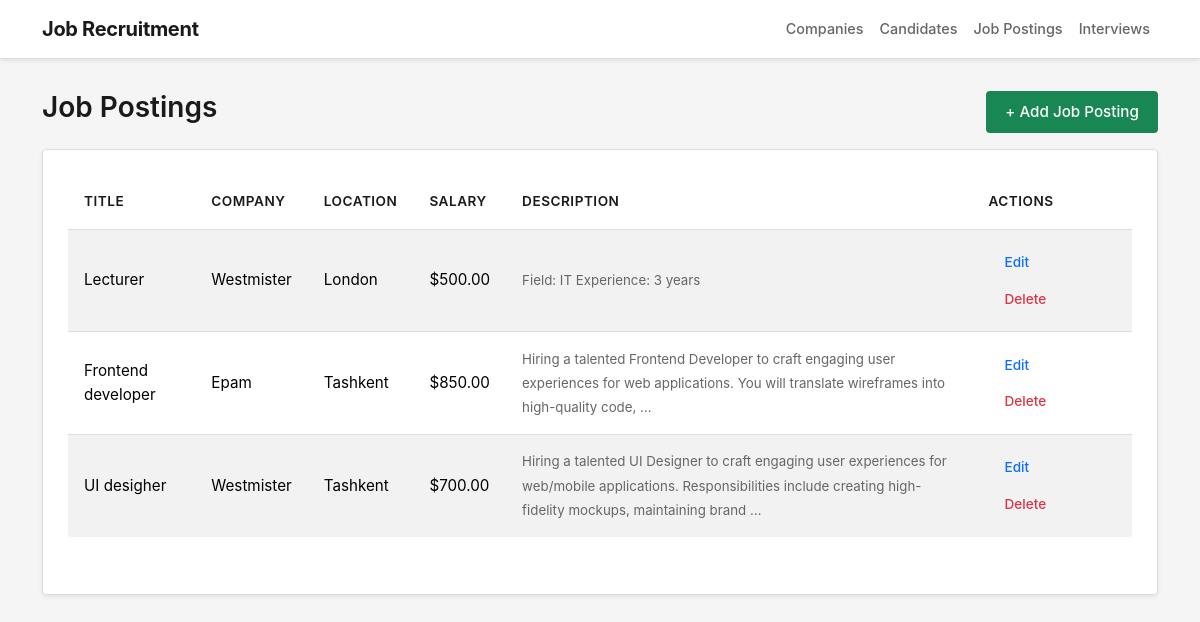
Screenshot of /job-postings/ (signed in) with the database file from the repository.
### jobRecruitment/models.py (models this page shows, shortened)
class JobPosting(models.Model):
    title = models.CharField(max_length=100)
    description = models.TextField()
    company = models.ForeignKey(Company, on_delete=models.CASCADE)
    salary = models.DecimalField(max_digits=10, decimal_places=2)
    location = models.CharField(max_length=100)
    posted_date = models.DateTimeField(auto_now_add=True)

class Company(models.Model):
    name = models.CharField(max_length=100)
    location = models.CharField(max_length=100)
    industry = models.CharField(max_length=100)
    email = models.EmailField(unique=True)
    user = models.OneToOneField(
        User,
        on_delete=models.CASCADE,
        null=True,
        blank=True,
        related_name="company_profile"
    )

### jobRecruitment/views.py (the view)
# urls.py: path('job-postings/', views.job_postings_list, name='job_postings'),
@login_required
def job_postings_list(request):
    user = request.user
    if hasattr(user, 'company_profile'):
        job_postings = JobPosting.objects.filter(company=user.company_profile).order_by('-posted_date')
    else:
        job_postings = JobPosting.objects.all().order_by('-posted_date')
    return render(request, 'job_posting/job_postings.html', {'job_postings': job_postings})

### jobRecruitment/templates/job_posting/job_postings.html (shortened to what this page needs)
{% extends "base.html" %}
{% block content %}
  <div class="d-flex justify-content-between align-items-center mb-3">
    <h1 class="h3">Job Postings</h1>
    <a href="{% url 'create_job_posting' %}" class="btn btn-success">+ Add Job Posting</a>
  </div>
  <div class="card shadow-sm">
    <div class="card-body">
      <div class="table-responsive">
        <table class="table table-striped align-middle">
          <thead>
            <tr>
              <th>Title</th>
              <th>Company</th>
              <th>Location</th>
              <th>Salary</th>
              <th>Description</th>
              <th style="width:160px;">Actions</th>
            </tr>
          </thead>
          <tbody>
            {% for job in job_postings %}
              <tr>
                <td>{{ job.title }}</td>
                <td>{{ job.company.name }}</td>
                <td>{{ job.location }}</td>
                <td>${{ job.salary }}</td>
                <td><small class="text-muted">{{ job.description|truncatewords:20 }}</small></td>
                <td>
                  <a href="{% url 'update_job_posting' job.id %}" class="btn btn-sm btn-outline-primary">Edit</a>
                  <a href="{% url 'delete_job_posting' job.id %}" class="btn btn-sm btn-outline-danger">Delete</a>
                </td>
              </tr>
            {% empty %}
              <tr><td colspan="6" class="text-center text-muted">No job postings found.</td></tr>
            {% endfor %}
          </tbody>
        </table>
      </div>
    </div>
  </div>
{% endblock %}

### static/css/app.css (style rules this page uses)
:root { --primary: #1a1a1a; --secondary: #666; --light: #f5f5f5; --border: #ddd; --white: #fff; --danger: #dc3545; --success: #198754; --warning: #ffc107; --info: #0dcaf0; }
* { margin: 0; padding: 0; box-sizing: border-box; }
html, body { height: 100%; }
body { font-family: -apple-system, BlinkMacSystemFont, 'Segoe UI', 'Roboto', 'Oxygen', sans-serif; background-color: var(--light); color: var(--primary); line-height: 1.6; }
.btn { border-radius: 4px; font-weight: 500; font-size: 0.95rem; padding: 0.6rem 1.2rem; transition: all 0.2s ease; border: none; }
.btn-success { background-color: var(--success); color: var(--white); }
.btn-sm { padding: 0.5rem 1rem; font-size: 0.85rem; }
.card { border: 1px solid var(--border); border-radius: 4px; box-shadow: 0 2px 4px rgba(0, 0, 0, 0.05); transition: all 0.2s ease; background-color: var(--white); }
.card-body { padding: 1.5rem; }
.table { background-color: var(--white); border-collapse: collapse; border: 1px solid var(--border); border-radius: 4px; overflow: hidden; margin-bottom: 2rem; }
.table thead { background-color: var(--light); border-bottom: 1px solid var(--border); }
.table th { font-size: 0.85rem; font-weight: 600; color: var(--primary); padding: 1rem; text-transform: uppercase; letter-spacing: 0.5px; border: none; }
.table td { padding: 0.9rem 1rem; border-bottom: 1px solid var(--border); font-size: 0.95rem; }
.table tbody tr:last-child td { border-bottom: none; }
h1, h2, h3, h4, h5, h6 { color: var(--primary); font-weight: 600; line-height: 1.3; }
h1 { font-size: 2rem; }
.h1, .h2, .h3, .h4, .h5, .h6 { color: var(--primary); font-weight: 600; }
.text-muted { color: var(--secondary) !important; }

### rows the page displays
JobPosting: title "Lecturer", company.name "Westmister", location "London", salary "500.00", description "Field: IT Experience: 3 years"
JobPosting: title "Frontend developer", company.name "Epam", location "Tashkent", salary "850.00", description "Hiring a talented Frontend Developer to craft engaging user experiences for web applications. You will translate wireframes into high-quality code, …"
JobPosting: title "UI desigher", company.name "Westmister", location "Tashkent", salary "700.00", description "Hiring a talented UI Designer to craft engaging user experiences for web/mobile applications. Responsibilities include creating high-fidelity mockups, maintaining brand …"
